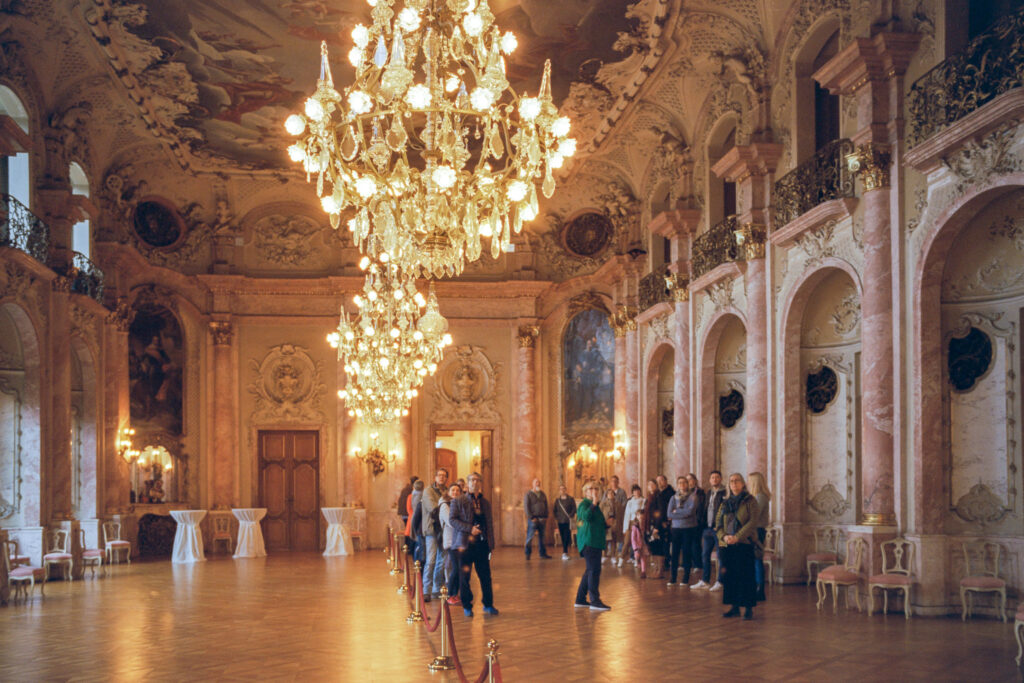
#> input picture photo-inspo/058_FULL_01_XXX-LIGHTROOM-1024x683.jpg, 1024 x 683 px
$ python -i paired-reference-study.py   (imports and definitions only)   (Python 2 division)
#> lines starting #> are read from the running program, lines starting #| are printed output that depends on the picture
#!/usr/bin/env python3
"""Offline study of existing FSC controls against user-provided ACR triplets.

Uses production Swift renders, feature registration, spatial holdout, and
leave-one-frame-out curves. Inputs and outputs remain outside tracked fixtures.
Requires numpy, OpenCV and Pillow; see accompanying study note for interpretation.
"""
import argparse
import copy
import hashlib
import html
import json
import math
import os
from pathlib import Path
import subprocess
import shutil
import xml.etree.ElementTree as ET

import cv2
import numpy as np
from PIL import Image, ImageDraw

ROOT = Path(__file__).resolve().parents[2]
BINARY = Path(os.environ.get('FSC_STUDY_RENDERER',
                            ROOT / 'native/FilmScanEngine/.build/release/FilmScanLookbook'))
CRS = '{http://ns.adobe.com/camera-raw-settings/1.0/}'


def save(path, value):
    path.write_text(json.dumps(value, indent=2) + '\n')


# [120 lines left out: functions invoke, correction_document, preference_parameters, check_preferences, preferences, discover and 2 more, not called in this run]


def register(frame):
    directory = Path(frame['directory'])
    ref = cv2.imread(str(directory / 'reference.png'))
    variants = json.loads((directory / 'metadata.json').read_text())['variants']
    sift = cv2.SIFT_create(nfeatures=6000)
    kp2, des2 = sift.detectAndCompute(cv2.cvtColor(ref, cv2.COLOR_BGR2GRAY), None)
    best = None
    for name in [n for n in ['natural', 'cleanInvert', 'bwPrint', 'punchyPrint'] if n in variants]:
        src = cv2.imread(str(directory / (name + '.png')))
        kp1, des1 = sift.detectAndCompute(cv2.cvtColor(src, cv2.COLOR_BGR2GRAY), None)
        if des1 is None or des2 is None: continue
        matches = cv2.BFMatcher().knnMatch(des1, des2, k=2)
        good = [m for pair in matches if len(pair) == 2 for m, n in [pair]
                if m.distance < .72 * n.distance]
        if len(good) < 12: continue
        a = np.float32([kp1[m.queryIdx].pt for m in good]); b = np.float32([kp2[m.trainIdx].pt for m in good])
        H, inliers = cv2.findHomography(a, b, cv2.RANSAC, 2.5)
        if H is None: continue
        count = int(inliers.sum())
        residual = np.linalg.norm(cv2.perspectiveTransform(a[:,None,:], H)[:,0,:]-b, axis=1)[inliers[:,0]>0]
        if best is None or count > best[0]: best=(count,H,float(np.median(residual)),src.shape[:2])
    if best is None or best[0] < 20: raise ValueError('Insufficient feature matches')
    count, H, residual, (h,w) = best
    target = cv2.warpPerspective(ref.astype(np.float32)/255, np.linalg.inv(H), (w,h))
    valid = cv2.warpPerspective(np.ones(ref.shape[:2],np.uint8), np.linalg.inv(H), (w,h)) > 0
    # Conservative image-content inset excludes sprockets/rebate in these scans.
    yy,xx=np.mgrid[:h,:w]
    mask=valid & (xx>w*.17) & (xx<w*.83) & (yy>h*.17) & (yy<h*.83)
    # Reject poorly overlapping or implausibly registered pairs rather than score them.
    if mask.sum() < h*w*.35 or residual > 1.5: raise ValueError('Registration coverage/residual failed')
    target = np.clip(target,0,1)
    np.save(directory / 'target.npy', target)
    cv2.imwrite(str(directory/'aligned-reference.png'), np.round(target*255).astype(np.uint8))
    cv2.imwrite(str(directory/'mask.png'), mask.astype(np.uint8)*255)
    save(directory/'alignment.json',dict(inliers=count,medianResidualPixels=residual,
         sourceToTarget=H.tolist(),coverage=float(mask.mean()),width=w,height=h))
    return target,mask


# [295 lines left out: functions samples, pava, fit_curves, with_curves, error, fit and 9 more, not called in this run]

# [1 line not run here, left out]

>>> import cv2
>>> picture = cv2.imread('../../photo-inspo/058_FULL_01_XXX-LIGHTROOM-1024x683.jpg', cv2.IMREAD_GRAYSCALE)
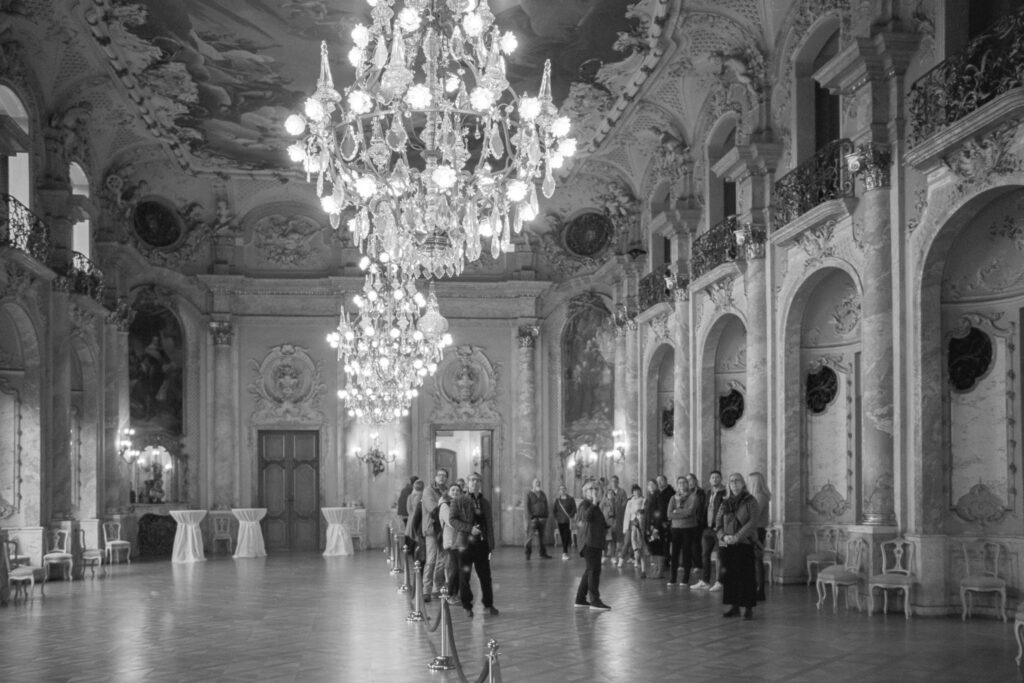
#> picture: shape (683, 1024); min 4, max 255, mean 108.2
#> (the run stopped early here; a loop or call above may not have finished)

$ run again, on photo-inspo/46.jpg
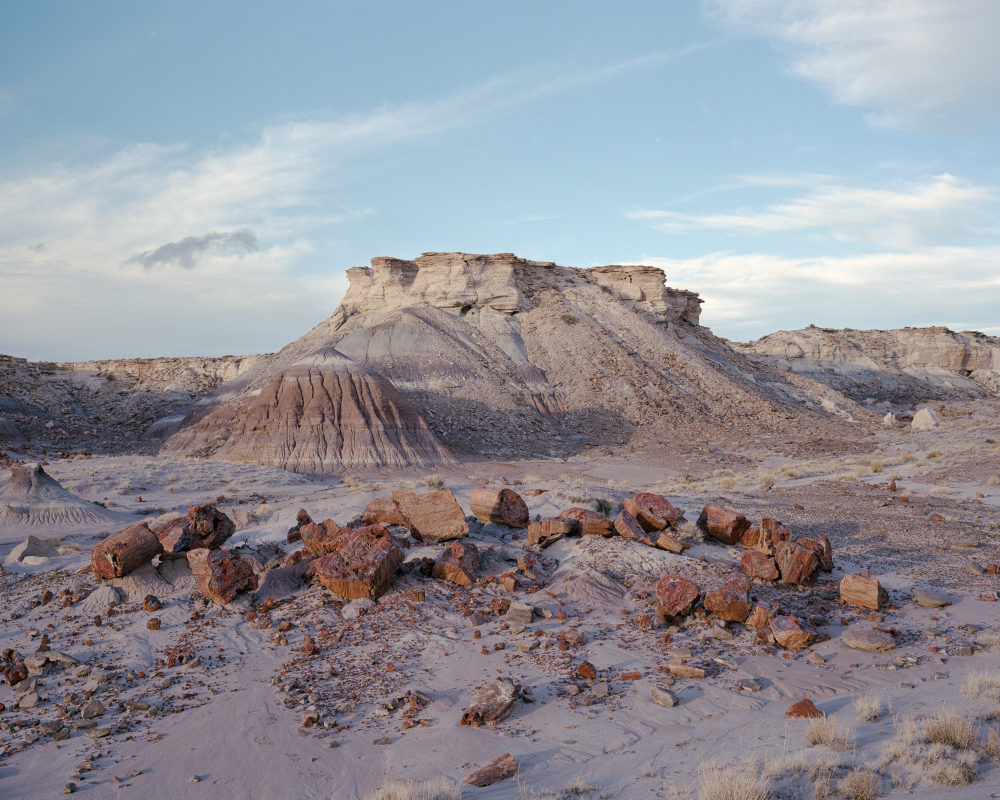
#> input picture photo-inspo/46.jpg, 2000 x 1600 px (shown at 1/2 size)
#> `picture = cv2.imread('../../photo-inspo/058_FULL_01_XXX-LIGHTROOM-1024..`:
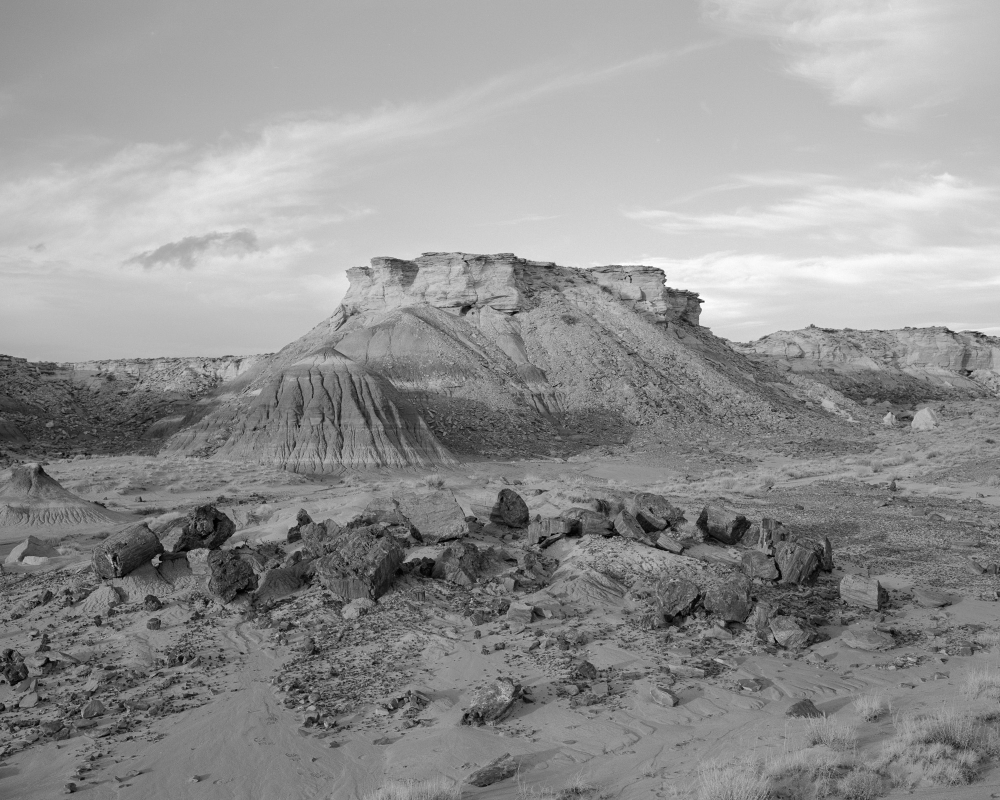
#> picture: shape (1600, 2000) (shown at 1/2 size); min 0, max 255, mean 146.5

$ run again, on photo-inspo/474858008_10161058716530197_7516366660036049240_n.jpg
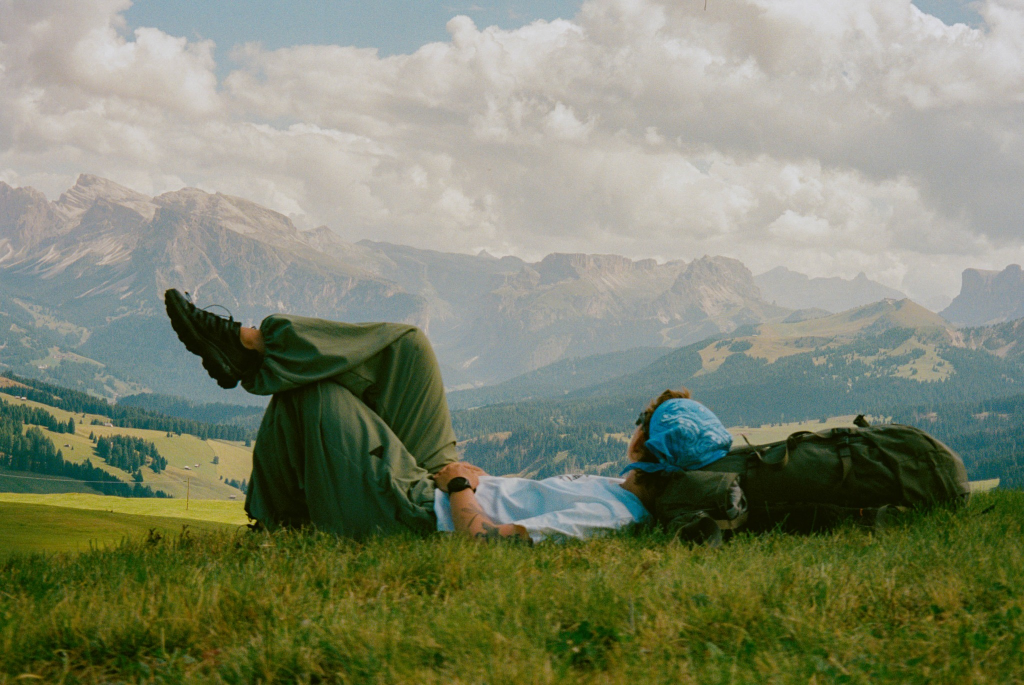
#> input picture photo-inspo/474858008_10161058716530197_7516366660036049240_n.jpg, 2048 x 1370 px (shown at 1/2 size)
#> `picture = cv2.imread('../../photo-inspo/058_FULL_01_XXX-LIGHTROOM-1024..`:
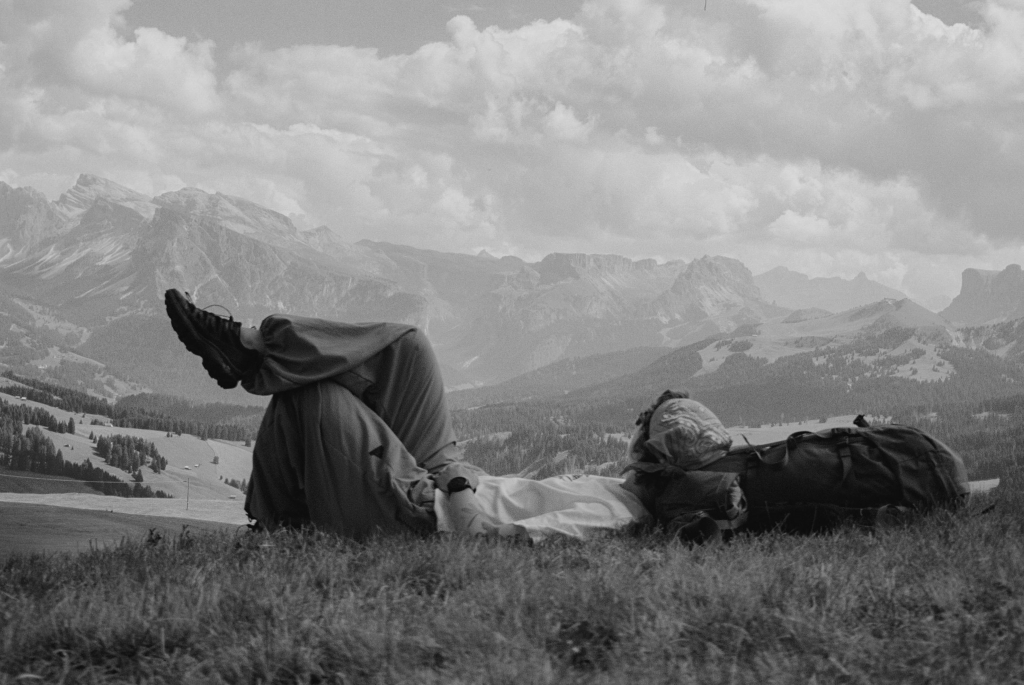
#> picture: shape (1370, 2048) (shown at 1/2 size); min 4, max 223, mean 129.6
